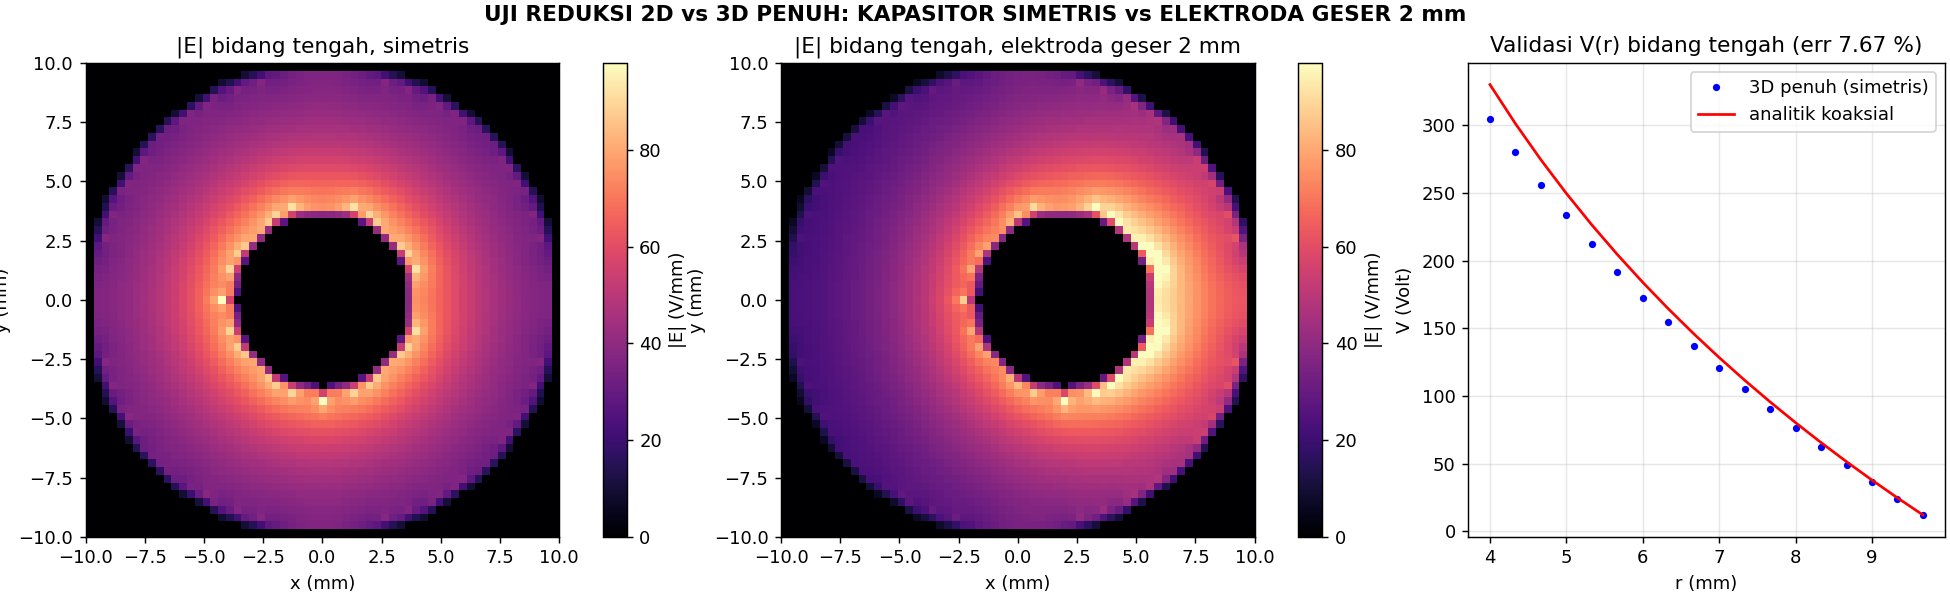

This figure's Python source:
# Uji reduksi simetri 2D vs 3D penuh untuk Kasus 2 (jawaban empiris pertanyaan reviewer Q3)
# (a) geometri simetris: solusi 3D Kartesius harus cocok dengan rumus koaksial analitik
# (b) geometri tak simetris: elektroda digeser dari sumbu, lihat seberapa besar medan berubah

import numpy as np
import matplotlib
matplotlib.use("Agg")
import matplotlib.pyplot as plt
from numba import njit

# Geometri sama dengan Kasus 2 (satuan mm)
a = 4.0
b = 10.0
Lz = 30.0
V0 = 330.0
half = 7.0
zc = Lz / 2

# Grid Kartesius seragam, dx = dy = dz = 1/3 mm
h = 1.0 / 3.0
xs = np.arange(-b, b + h / 2, h)
zs = np.arange(0, Lz + h / 2, h)
Nx = Ny = xs.size
Nz = zs.size
X, Y, Z = np.meshgrid(xs, xs, zs, indexing="ij")
print("grid 3D:", Nx, "x", Ny, "x", Nz, "=", Nx * Ny * Nz, "titik")


# SOR Gauss-Seidel (Numba). Titik fixed tidak diubah.
@njit(cache=True)
def sor(V, fixed, nsweep, omega):
    Nx, Ny, Nz = V.shape
    for it in range(nsweep):
        for i in range(1, Nx - 1):
            for j in range(1, Ny - 1):
                for k in range(1, Nz - 1):
                    if fixed[i, j, k]:
                        continue
                    vnew = (V[i + 1, j, k] + V[i - 1, j, k] + V[i, j + 1, k] +
                            V[i, j - 1, k] + V[i, j, k + 1] + V[i, j, k - 1]) / 6.0
                    V[i, j, k] += omega * (vnew - V[i, j, k])


# Bangun dan selesaikan satu konfigurasi; x0 = geseran pusat elektroda dari sumbu
def solve3d(x0):
    rho_cas = np.sqrt(X**2 + Y**2)
    rho_ele = np.sqrt((X - x0)**2 + Y**2)
    fixed = np.zeros(X.shape, np.bool_)
    V = np.zeros(X.shape)

    fixed[rho_cas >= b] = True                       # casing silinder, V = 0
    ele = (rho_ele <= a) & (np.abs(Z - zc) <= half)  # elektroda dalam, V = V0
    fixed[ele] = True
    V[ele] = V0
    fixed[:, :, 0] = True                            # tutup ujung tabung, V = 0
    fixed[:, :, -1] = True

    # sapu bertahap sampai konvergen
    for tahap in range(20):
        Vlama = V.copy()
        sor(V, fixed, 1000, 1.9)
        delta = np.abs(V - Vlama).max()
        if delta < 1e-3:
            break
    print("  konvergen: delta akhir %.2e V setelah %d sapuan" % (delta, (tahap + 1) * 1000))
    return V, fixed


def emag(V):
    E = np.zeros(V.shape)
    Ex = np.zeros(V.shape)
    Ey = np.zeros(V.shape)
    Ez = np.zeros(V.shape)
    Ex[1:-1, :, :] = -(V[2:, :, :] - V[:-2, :, :]) / (2 * h)
    Ey[:, 1:-1, :] = -(V[:, 2:, :] - V[:, :-2, :]) / (2 * h)
    Ez[:, :, 1:-1] = -(V[:, :, 2:] - V[:, :, :-2]) / (2 * h)
    return np.sqrt(Ex**2 + Ey**2 + Ez**2)


ic = Nx // 2
kc = Nz // 2

# (a) Geometri simetris: bandingkan profil V(r) bidang tengah dengan rumus koaksial
print("menjalankan 3D simetris ...")
Vs, fxs = solve3d(0.0)
xp = xs[ic:]
mask = (xp >= a) & (xp <= b)
Vnum = Vs[ic:, ic, kc][mask]
Vana = V0 * np.log(b / xp[mask]) / np.log(b / a)
err3d = np.max(np.abs(Vnum - Vana)) / V0 * 100
print("selisih 3D penuh vs analitik koaksial = %.2f %%  (2D aksisimetrik: 2.37 %%)" % err3d)

# (b) Geometri tak simetris: elektroda digeser 2 mm dari sumbu
print("menjalankan 3D elektroda geser 2 mm ...")
Vg, fxg = solve3d(2.0)
Es = emag(Vs)
Eg = emag(Vg)

# Medan diukur di TENGAH CELAH tiap sisi (jauh dari permukaan, bebas artefak tangga grid)
def e_di(E, x_mm):
    i = int(round((x_mm + b) / h))
    return E[i, ic, kc]

# geser 2 mm: celah sempit +x dari 6..10 (tengah 8), celah lebar -x dari -2..-10 (tengah -6)
E_sempit = e_di(Eg, 8.0)
E_lebar = e_di(Eg, -6.0)
# pembanding simetris di titik dengan jarak sama dari permukaan elektroda (1/4 celah 6 mm -> r = 6 dan 7? pakai r = 7, tengah celah simetris)
E_sim_tengah = e_di(Es, 7.0)
E_ana_tengah = V0 / (7.0 * np.log(b / a))
print("E tengah celah simetris (r = 7 mm)  = %.1f V/mm  (analitik %.1f)" % (E_sim_tengah, E_ana_tengah))
print("E tengah celah SEMPIT (x = +8 mm)   = %.1f V/mm" % E_sempit)
print("E tengah celah LEBAR  (x = -6 mm)   = %.1f V/mm" % E_lebar)
print("rasio sempit/lebar = %.2f  -> geser 2 mm mengubah medan lokal ~%.0f %%" %
      (E_sempit / E_lebar, (E_sempit / E_lebar - 1) * 100))

# Gambar: irisan bidang tengah |E| simetris vs geser + profil validasi
fig, (a1, a2, a3) = plt.subplots(1, 3, figsize=(15, 4.6), constrained_layout=True)
fig.suptitle("UJI REDUKSI 2D vs 3D PENUH: KAPASITOR SIMETRIS vs ELEKTRODA GESER 2 mm", fontweight="bold")

vmax = np.percentile(Eg[:, :, kc], 99.5)
p1 = a1.imshow(Es[:, :, kc].T, origin="lower", extent=[-b, b, -b, b], cmap="magma", vmin=0, vmax=vmax)
a1.set_title("|E| bidang tengah, simetris")
a1.set_xlabel("x (mm)")
a1.set_ylabel("y (mm)")
fig.colorbar(p1, ax=a1, label="|E| (V/mm)")

p2 = a2.imshow(Eg[:, :, kc].T, origin="lower", extent=[-b, b, -b, b], cmap="magma", vmin=0, vmax=vmax)
a2.set_title("|E| bidang tengah, elektroda geser 2 mm")
a2.set_xlabel("x (mm)")
a2.set_ylabel("y (mm)")
fig.colorbar(p2, ax=a2, label="|E| (V/mm)")

a3.plot(xp[mask], Vnum, "bo", ms=3, label="3D penuh (simetris)")
a3.plot(xp[mask], Vana, "r-", lw=1.5, label="analitik koaksial")
a3.set_title("Validasi V(r) bidang tengah (err %.2f %%)" % err3d)
a3.set_xlabel("r (mm)")
a3.set_ylabel("V (Volt)")
a3.legend()
a3.grid(alpha=0.3)

fig.savefig("uji_reduksi_2D_vs_3D.png", dpi=130)
print("plot tersimpan: uji_reduksi_2D_vs_3D.png")
